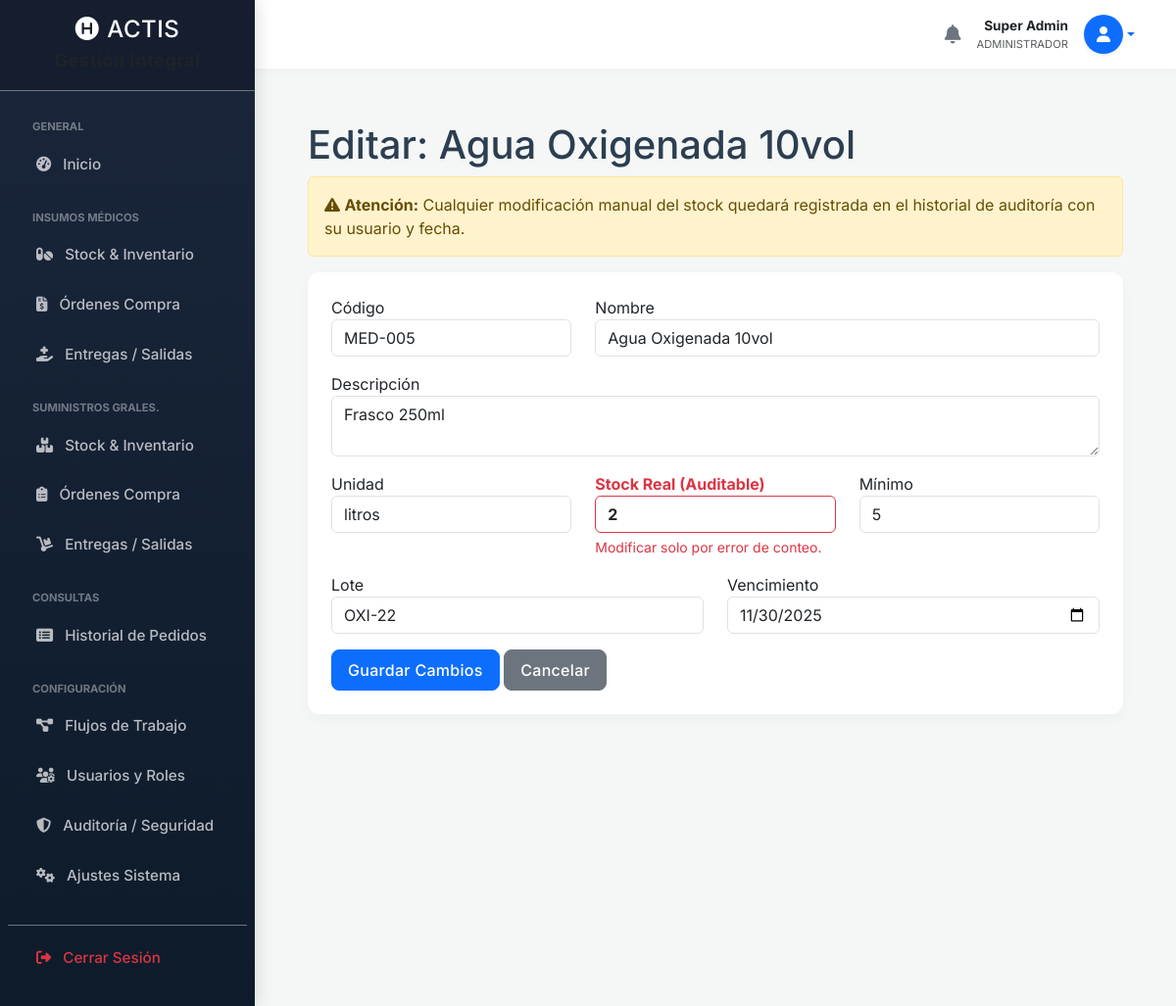
Screenshot of /insumos_editar.php?id=5 (signed in) with the database file from the repository.
### tables this page shows
CREATE TABLE `insumos_medicos` (
  `id` int(11) NOT NULL,
  `codigo` varchar(50) DEFAULT NULL,
  `nombre` varchar(150) NOT NULL,
  `descripcion` text DEFAULT NULL,
  `unidad_medida` varchar(50) DEFAULT 'unidades',
  `stock_actual` int(11) DEFAULT 0,
  `stock_minimo` int(11) DEFAULT 5,
  `fecha_vencimiento` date DEFAULT NULL,
  `lote` varchar(50) DEFAULT NULL,
  `updated_at` timestamp NULL DEFAULT current_timestamp() ON UPDATE current_timestamp()
);

### insumos_editar.php (the view, shortened to what this page needs)
<?php
require 'db.php';
$id = $_GET['id'];
include 'includes/header.php';
include 'includes/sidebar.php';
include 'includes/navbar.php';
$stmt = $pdo->prepare("SELECT * FROM insumos_medicos WHERE id = :id");
$stmt->execute(['id' => $id]);
$item = $stmt->fetch();
?>
<div class="container-fluid px-4">
    <h1 class="mt-4">Editar: <?php echo htmlspecialchars($item['nombre']); ?></h1>
    <div class="alert alert-warning">
        <i class="fas fa-exclamation-triangle"></i> <strong>Atención:</strong> Cualquier modificación manual del stock quedará registrada en el historial de auditoría con su usuario y fecha.
    </div>
    <div class="card mb-4">
        <div class="card-body">
            <form method="POST">
                <div class="row mb-3">
                    <div class="col-md-4"><label>Código</label><input type="text" name="codigo" class="form-control" value="<?php echo $item['codigo']; ?>"></div>
                    <div class="col-md-8"><label>Nombre</label><input type="text" name="nombre" class="form-control" value="<?php echo $item['nombre']; ?>" required></div>
                </div>
                <div class="mb-3"><label>Descripción</label><textarea name="descripcion" class="form-control"><?php echo $item['descripcion']; ?></textarea></div>
                <div class="row mb-3">
                    <div class="col"><label>Unidad</label><input type="text" name="unidad_medida" class="form-control" value="<?php echo $item['unidad_medida']; ?>"></div>
                    <div class="col">
                        <label class="text-danger fw-bold">Stock Real (Auditable)</label>
                        <input type="number" name="stock_actual" class="form-control border-danger fw-bold" value="<?php echo $item['stock_actual']; ?>">
                        <div class="form-text text-danger">Modificar solo por error de conteo.</div>
                    </div>
                    <div class="col"><label>Mínimo</label><input type="number" name="stock_minimo" class="form-control" value="<?php echo $item['stock_minimo']; ?>"></div>
                </div>
                <div class="row mb-3">
                    <div class="col"><label>Lote</label><input type="text" name="lote" class="form-control" value="<?php echo $item['lote']; ?>"></div>
                    <div class="col"><label>Vencimiento</label><input type="date" name="fecha_vencimiento" class="form-control" value="<?php echo $item['fecha_vencimiento']; ?>"></div>
                </div>
                <button type="submit" class="btn btn-primary">Guardar Cambios</button>
                <a href="insumos_stock.php" class="btn btn-secondary">Cancelar</a>
            </form>
        </div>
    </div>
</div>
<?php include 'includes/footer.php'; ?>

### header.php (style rules this page uses)
:root { --primary-color: #0f4c75; --secondary-color: #3282b8; --accent-color: #bbe1fa; --bg-color: #f4f7f6; --text-color: #2c3e50; --sidebar-width: 260px; }
body { background-color: var(--bg-color); font-family: 'Inter', sans-serif; color: var(--text-color); overflow-x: hidden; }
.card { border: none; border-radius: 12px; box-shadow: 0 5px 15px rgba(0,0,0,0.03); transition: transform 0.2s; background: #fff; margin-bottom: 1.5rem; overflow: hidden; }
.card-body { padding: 1.5rem; }
.btn { border-radius: 8px; font-weight: 500; letter-spacing: 0.3px; padding: 0.5rem 1rem; }

### rows the page displays
insumos_medicos: nombre "Agua Oxigenada 10vol", codigo "MED-005", descripcion "Frasco 250ml", unidad_medida "litros", stock_actual "2", stock_minimo "5", lote "OXI-22", fecha_vencimiento "11/30/2025"

### other values shown
$nombre_usuario_global "Super Admin"
$rol_principal_global "ADMINISTRADOR"
